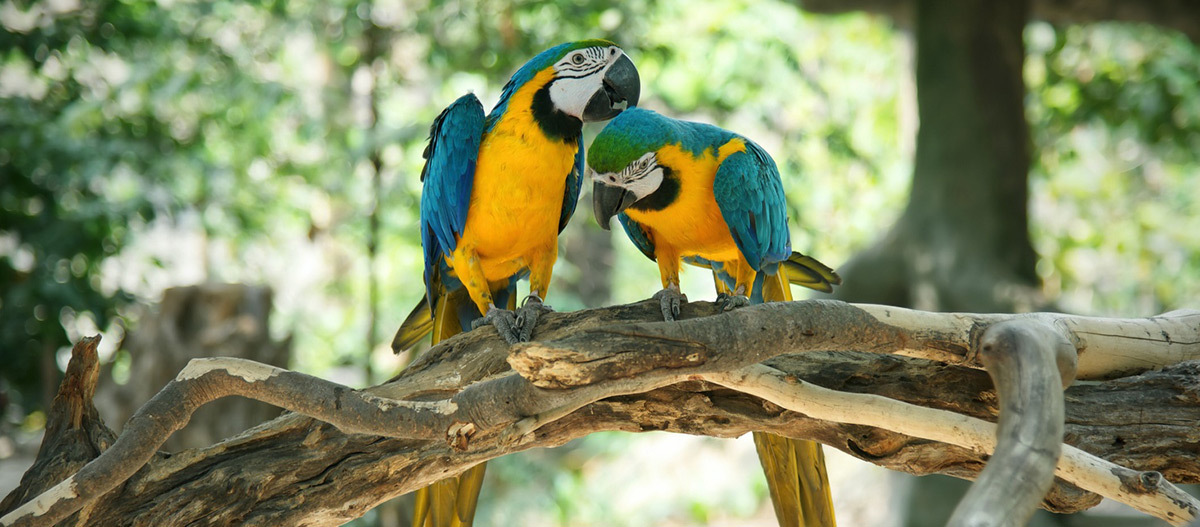
#> input picture K-Means/Data/parrot.jpg, 1200 x 527 px
$ jupyter execute clustering_kmeans_div_examples.ipynb
#> lines starting #> are read from the running program, lines starting #| are printed output that depends on the picture; long printed decimals are rounded
### K-Means/silhouette.py
def show_silhouette(X, fitted_model):

    import numpy as np
    import matplotlib.cm as cm
    import matplotlib.pyplot as plt
    from sklearn.metrics import silhouette_samples

    cluster_labels = np.unique(fitted_model.labels_)
    num_clusters = cluster_labels.shape[0]
    silhouette_vals = silhouette_samples(X, fitted_model.labels_)

    y_ax_lower, y_ax_upper = 0, 0
    y_ticks = []

    for idx, cls in enumerate(cluster_labels):
        cls_silhouette_vals = silhouette_vals[fitted_model.labels_==cls]
        cls_silhouette_vals.sort()
        y_ax_upper += len(cls_silhouette_vals)
        cmap = cm.get_cmap("Spectral")
        rgba = list(cmap(idx/num_clusters))
        rgba[-1] = 0.7
        plt.barh(
            y=range(y_ax_lower, y_ax_upper),
            width=cls_silhouette_vals,
            height=1.0,
            edgecolor='none',
            color=rgba)
        y_ticks.append((y_ax_lower + y_ax_upper) / 2.0)
        y_ax_lower += len(cls_silhouette_vals)

    silhouette_avg = np.mean(silhouette_vals)
    plt.axvline(silhouette_avg, color='orangered', linestyle='--')
    plt.xlabel('silhouette score')
    plt.ylabel('cluster')
    plt.yticks(y_ticks, cluster_labels + 1)
    plt.xlim([0,1])
    plt.show()

### K-Means/clustering_kmeans_div_examples.ipynb
# K-Means Clustering

K-Means Clustering is a popular unsupervised machine learning algorithm used for partitioning a dataset into a set of distinct, non-overlapping groups (clusters). The goal is to divide the data points into ( K ) clusters where each data point belongs to the cluster with the nearest mean, serving as a prototype of the cluster.

## Table of contents

[Example (1): Simple k-means clustering example](#section_1)<br>
[Example (2): Image segmentation](#section_2)<br>
[Example (3): Finding clusters in the apartment data](#section_3)

## Libraries and settings

[cell 1]
# Libraries
import os
import cv2
import numpy as np
import pandas as pd
import matplotlib.pyplot as plt

from sklearn.cluster import KMeans
from sklearn.datasets import make_blobs
from sklearn.metrics import silhouette_score
from sklearn.preprocessing import StandardScaler

# Ignore warnings
import warnings
warnings.filterwarnings('ignore')

# Current working directory
print('Current working directory:', os.getcwd())

## Example (1): Simple k-means clustering example
<a id='section_1'></a>

### Create the dataset

[cell 2]
# Create data
centers = [[2,1], [-2,2], [-2,-2], [-4,-5], [5,7]]
X, y = make_blobs(n_samples=300,
                  centers=centers,
                  cluster_std=0.8,
                  random_state=42)

# Normalization of the values
X = StandardScaler().fit_transform(X)

# Plot the data
plt.figure(figsize=(6,4))
plt.scatter(X[:,0], X[:,1], s=10, color='darkred')
plt.show()
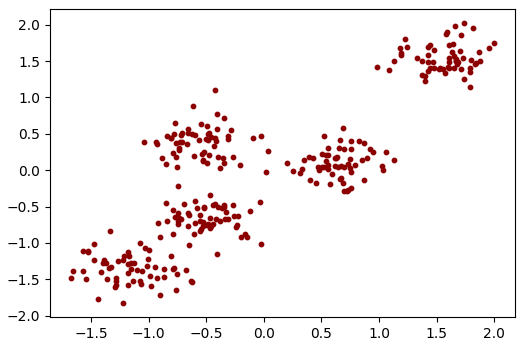
#> figure drawn by matplotlib, 1 panel

### Elbow Method showing the optimal k

[cell 3]
# Sum of squared distances of samples to their closest cluster center
distortions = []

# Range of k's
K = range(1,16,1)

# Loop to find the optimal k
for k in K:
    kmeanModel = KMeans(n_clusters=k)
    kmeanModel.fit(X)
    distortions.append(kmeanModel.inertia_)

# Elbow plot
plt.figure(figsize=(5,3))
plt.plot(K, distortions, 'bx-')
plt.xlabel('k')
plt.ylabel('Distortion')
plt.title('The Elbow Method showing the optimal k')

plt.show()
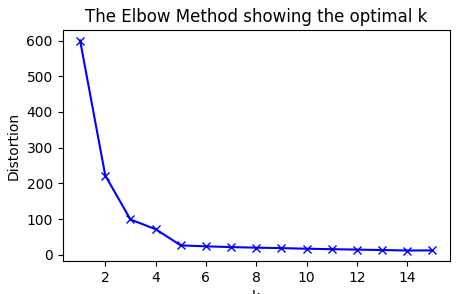
#> figure drawn by matplotlib, 1 panel; curve peaks at x = 1, y = 600

### Perform k-means clustering

[cell 4]
# Number of clusters
k = 5

# k-means clustering
kmeans = KMeans(n_clusters=k, random_state=42).fit(X)

# Predict the values
y2 = kmeans.predict(X)

# Plot the clusters
plt.figure(figsize=(6,4))
plt.scatter(X[:, 0], X[:, 1], c=y2, s=10)
plt.show()
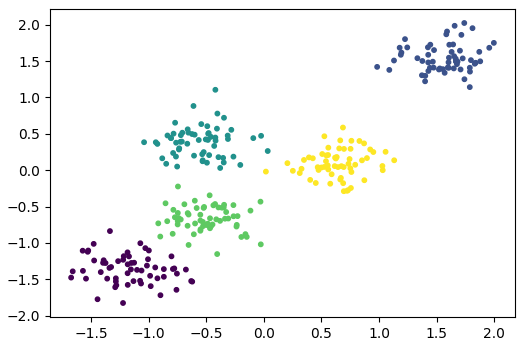
#> figure drawn by matplotlib, 1 panel

### Get and check the converged cluster centroids

[cell 5]
# Print centroids
centroids = kmeans.cluster_centers_
print('Cluster centroids:')
print(centroids, '\n')

# Check the 1st cluster's centroid 'by hand'
clust_00 = X[y2 == 0]
print('The 1st cluster\'s centroid:')
print(f'x = {sum(clust_00[:,0]/len(clust_00[:,0])):.8f}')
print(f'y = {sum(clust_00[:,1]/len(clust_00[:,1])):.8f}')

### Get the inertia or 'within-cluster sum-of-squares (WCSS)' of the k-means model

[cell 6]
print(f'Within-cluster sum-of-squares: {kmeans.inertia_:.4f}')

### Perform Silhouette Analysis
- For examples see:
- https://laid-back-scientist.com/en/k-means
- https://machinelearninggeek.com/evaluating-clustering-methods
- https://medium.com/@favourphilic/how-to-interpret-silhouette-plot-for-k-means-clustering-414e144a17fe

[cell 7]
# Import own module for Silhouette plots
from silhouette import *

# Create Silhouette plots for different k's
# Note: range(2,12,1) provides: [2, 3, 4, 5, 6, 7, 8, 9, 10, 11]
for i in [2,3]:
    model = KMeans(n_clusters=i,
                   random_state=42,
                   init='random')
    model.fit(X)
    print(f'k={i}, Silhouette Score: {silhouette_score(X, model.labels_):.4f}')
    plt.figure(figsize=(6,3))
    show_silhouette(X=X, fitted_model=model)
#> this loop made 2 passes
#> pass 1, in show_silhouette, `plt.show()`:
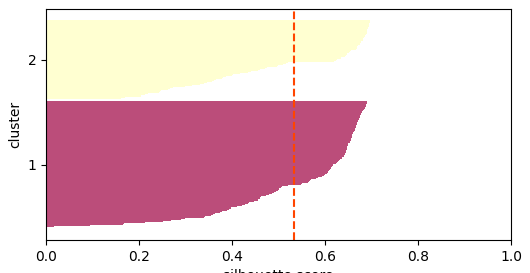
#> figure drawn by matplotlib, 1 panel
#> pass 2, in show_silhouette (call 2), `plt.show()`:
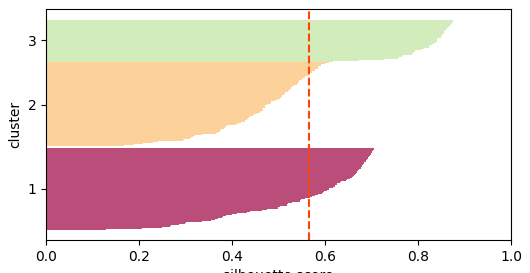
#> figure drawn by matplotlib, 1 panel

## Example (2): Image segmentation
<a id='section_2'></a>

### Read the image

[cell 8]
# Read the image
image = cv2.imread('./Data/parrot.jpg')
#> image is the input picture: shape (527, 1200, 3); mean B, G, R 100.7, 139, 131.4

# Change the color to RGB (from BGR)
image = cv2.cvtColor(image, cv2.COLOR_BGR2RGB)

# Plot the image
plt.figure(figsize=(6,8))
plt.imshow(image)

### Reshape the image

[cell 9]
# Reshaping the image into a 2D array of pixels and RGB colors
pixel_vals = image.reshape((-1,3))

# Convert to float
pixel_vals = np.float32(pixel_vals)
pixel_vals

### Elbow method showing the optimal k

[cell 10]
# Sum of squared distances of samples to their closest cluster center
distortions = []

# Range of k's
K = range(2,10,1)

# Loop to find the optimal k
for k in K:
    kmeanModel = KMeans(n_clusters=k)
    kmeanModel.fit(pixel_vals)
    distortions.append(kmeanModel.inertia_)
#> after the loop, distortions = [2.55e+09, 1.54e+09, 1.21e+09, 1.11e+09, 699209536, 613813632, 550666048, 466531136]

# Elbow plot
plt.figure(figsize=(5,3))
plt.plot(K, distortions, 'bx-')
plt.xlabel('k')
plt.ylabel('Distortion')
plt.title('The Elbow method showing the optimal k')

plt.show()
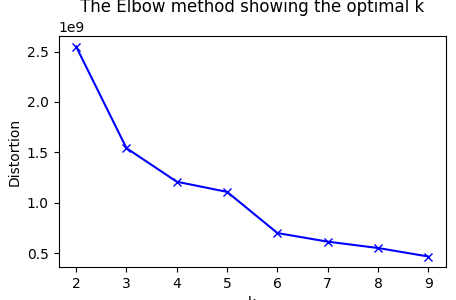
#> figure drawn by matplotlib, 1 panel

### Perform image segmentation

[cell 11]
# Number of clusters
k = 5

# Criteria for the segmentation algorithm to stop running
criteria = (cv2.TERM_CRITERIA_EPS + cv2.TERM_CRITERIA_MAX_ITER, 100, 0.85)

# Perform k-means clustering
retval, labels, centers = cv2.kmeans(pixel_vals,
                                     k,
                                     None,
                                     criteria,
                                     10,
                                     cv2.KMEANS_RANDOM_CENTERS)
#> retval = 863395378; centers = [[161.8, 176.4, 131.6], [206.1, 142.7, 10.7], [53.65, 63.02, 40.38], [217.8, 229.6, 192.8], [104.8, 113, 78.57]]

# Print cluster labels
print('Cluster labels:')
print(labels, '\n')
#> (printed output is left out)

# Print cluster centroids
print(f'Centroids of {k} clusters')
print(centers)
#| [[161.7978   176.425  131.571 ]
#|  [206.1085   142.659   10.698]
#|  [ 53.6455    63.025  40.379]
#|  [217.823  229.635  192.773 ]
#|  [104.766  113.037   78.568 ]]

### Change data types and reshape the segmented data for visualization

[cell 12]
# Convert data into 8-bit values
centers = np.uint8(centers)
#> centers = [[161, 176, 131], [206, 142, 10], [53, 63, 40], [217, 229, 192], [104, 113, 78]]
segmented_data = centers[labels.flatten()]

# Reshape data into the original image dimensions
segmented_image = segmented_data.reshape((image.shape))
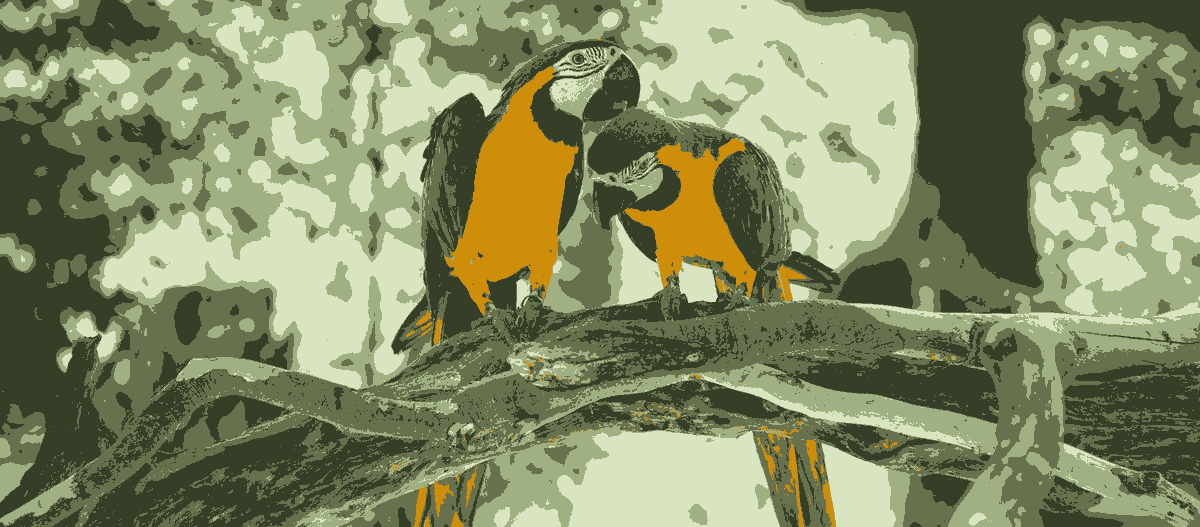
#> segmented_image: shape (527, 1200, 3); mean R, G, B 130.7, 138.8, 100.1

# Show result
plt.figure(figsize=(6,8))
plt.imshow(segmented_image)

## Example (3): Finding clusters in the apartment data
<a id='section_3'></a>

### Import the apartment data

[cell 13]
# Define columns for import
columns = [ 'web-scraper-order',
            'address_raw',
            'rooms',
            'area',
            'luxurious',
            'price',
            'price_per_m2',
            'lat',
            'lon',
            'bfs_number',
            'bfs_name',
            'pop',
            'pop_dens',
            'frg_pct',
            'emp',
            'mean_taxable_income',
            'dist_supermarket']

# Read and select variables
df_orig = pd.read_csv("./Data/apartments_data_enriched_cleaned.csv", sep=";", encoding='utf-8')[columns]
#> (reads K-Means/Data/apartments_data_enriched_cleaned.csv from the repository)

# Rename variable 'web-scraper-order' to 'apmt_id'
df_orig = df_orig.rename(columns={'web-scraper-order': 'id'})

# Remove missing values
df = df_orig.dropna()
df.head(5)

# Remove duplicates
df = df.drop_duplicates()

# Remove some 'extreme' values
df = df.loc[(df['price'] >= 1000) &
            (df['price'] <= 5000)]

print(df.shape)
df.head(5)

### Subset of the apartment data frame for k-means clustering

[cell 14]
# Define a subset of the data frame for k-means clustering
X3 = df[['rooms',
         'area',
         'price_per_m2']]

### Elbow method showing the optimal k

[cell 15]
# Sum of squared distances of samples to their closest cluster center
distortions = []

# Range of k's
K = range(1,15)

# Loop to find the optimal k
for k in K:
    kmeanModel = KMeans(n_clusters=k)
    kmeanModel.fit(X3)
    distortions.append(kmeanModel.inertia_)

# Elbow plot
plt.figure(figsize=(5,3))
plt.plot(K, distortions, 'bx-')
plt.xlabel('k')
plt.ylabel('Distortion')
plt.title('The Elbow Method showing the optimal k')

plt.show()
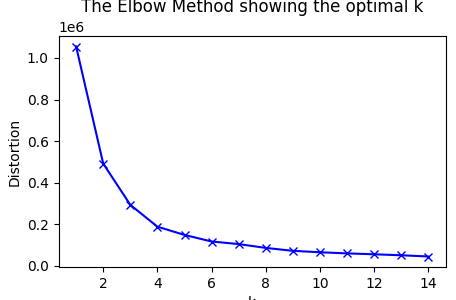
#> figure drawn by matplotlib, 1 panel; curve peaks at x = 1, y = 1055266.5

### Perform k-means clustering on the apartment data

[cell 16]
# Number of clusters
k = 5

# Perform k-means clustering
kmeans_apmts = KMeans(n_clusters=k, random_state=42).fit(X3)

# Add the clusters to data frame
X3['cluster'] = kmeans_apmts.predict(X3)

# Show number of apartments per cluster
X3['cluster'].value_counts().sort_values(ascending=False)

### Plot the apartment clusters

[cell 17]
fig = plt.figure(figsize=(6,5))
ax = fig.add_subplot(111, projection='3d')
ax.scatter(df['rooms'], df['area'], df['price_per_m2'], c=kmeans_apmts.labels_, s=4)

# Set title and axes labels
ax.set_title('Apartment data clusters', fontsize=12)
ax.set_xlabel('rooms', fontsize=10)
ax.set_ylabel('area', fontsize=10)
ax.set_zlabel('price_per_m2', fontsize=10)

# Set axes range
ax.set_xlim([0,9])
ax.set_ylim([0,150])
ax.set_zlim([20,100])

plt.show()
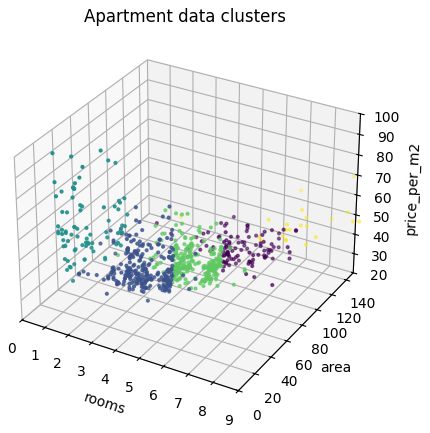
#> figure drawn by matplotlib, 1 panel
